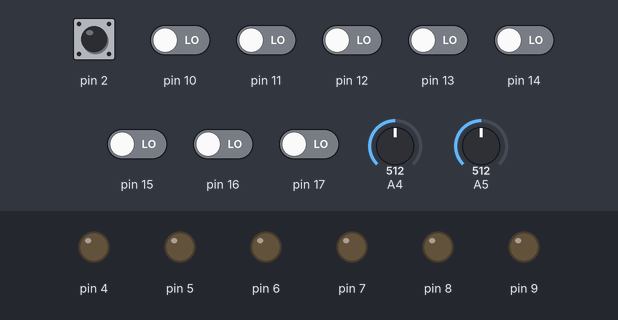
This sketch was run on a simulated Arduino Uno, built with avr-gcc and run on an emulated ATmega328P. Parts: output pins drawn as LEDs (lit = HIGH). Inputs (shaded band) come from the test bench; at power-on: pin 2 HIGH, pin 10–17 LOW, A5 = 512, A4 = 512.

Above: at 1.2 s.
1.3 s: pin 11 driven HIGH
At 4.1 s:
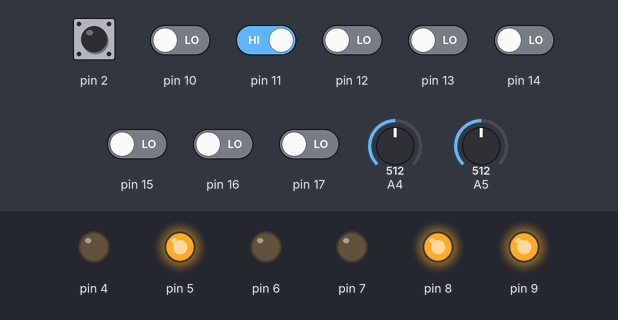
4.3 s: A5 set to 703
7.3 s: A5 set to 733
At 7.9 s:
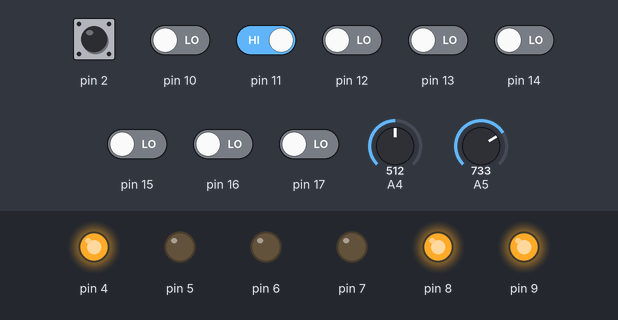
8.8 s: A5 set to 716
At 9.6 s:
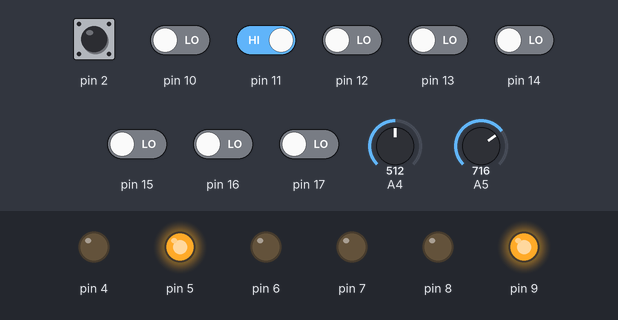
11.8 s: A5 set to 900
At 12.5 s:
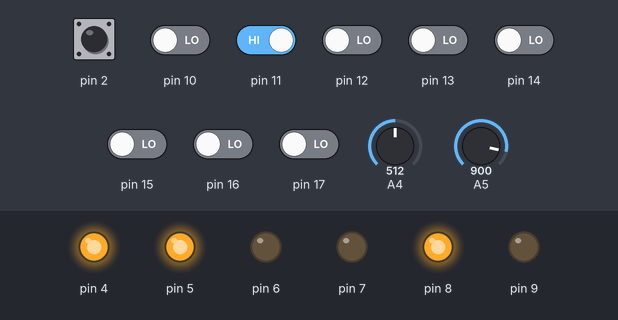
Timing chart, 0 to 14.3 s (numbered marks = the images above; inputs shaded):
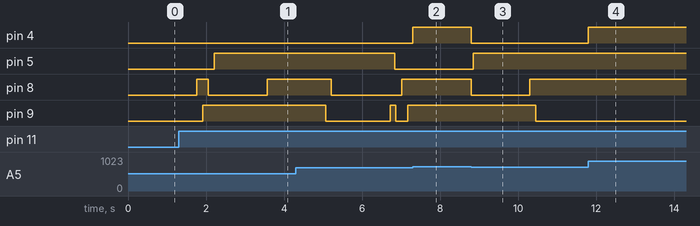

The sketch:

Elevator-System.ino
```cpp
int thresholds[8]={894,911,929,822,837,852,761,719};
char keypad_b[8]={'1','2','3','4','5','6','7','0'};

byte target_floor,current_floor,weight,turn_right_counter,turn_left_counter,stored_switch,floors=0;
bool target_floors[8]={false,false,false,false,false,false,false,false};
unsigned long prev,prev_switches,current,prev_leds=0;
bool stopped_flag,stored_flag=false;


void setup() {
DDRD = 0B11110000;
DDRB = 0B00000011;
attachInterrupt(digitalPinToInterrupt(2), GET_WEIGHT,CHANGE); //use interupt
}

void loop() {
current=millis();
if((unsigned long)current-prev_switches>200)
  checkKeys();
READ_KEYBAD();
if((unsigned long)current-prev_leds>200)
  Display_floor(current_floor);
Move_OR_Not();
}


void Elevator_Movement(){
UpdateTargetFloor();
if(current_floor<target_floor&&turn_right_counter<4)
  {
  prev=current;
  turn_right_counter++;
    Turn_Clock_Wise();
  if(turn_right_counter==4)
  {
   current_floor++;
   turn_right_counter=0;
  }
  }
else if(current_floor>target_floor&&turn_left_counter<4)
{
  prev=current;
  turn_left_counter++;
  Turn_anti_Clock_Wise();
if(turn_left_counter==4)
  {
   current_floor--;
   turn_left_counter=0;
  }
}
else if(current_floor==target_floor&&!stopped_flag)
  {
  stopped_flag=true;
  target_floors[current_floor]=false;
  if(floors !=0)
	floors--;
  }
else;

}

void UpdateTargetFloor(){
byte targetup,targetdown=0;
for(int i=0;i<8;i++)
  if(target_floors[i]==true)
  {
   targetup=i;
   break;
  }
for(int i=7;i>=0;i--)
 if(target_floors[i]==true)
  {
  targetdown=i;
  break;
  }
if(abs(current_floor-targetup)<abs(current_floor-targetdown))
target_floor=targetup;
else if(abs(current_floor-targetup)>abs(current_floor-targetdown))
target_floor=targetdown;
else if(targetup==targetdown&&floors!=0)
target_floor=targetup;
}
void Move_OR_Not(){
GET_WEIGHT();
if(weight<70)
{
  if ((unsigned long)current-prev>150&&!stopped_flag)
  Elevator_Movement();
  if(stopped_flag&&(unsigned long)current-prev<1500);
    else stopped_flag=false;
PORTD &=0B11101111;
}
else PORTD |=0B00010000;
}

void GET_TARGET_FLOOR(){
for(int i=0;i<8;i++)
{
if (target_floors[i]==true)
{
target_floor=i;
stopped_flag=false;
break;
}
}
}
void READ_KEYBAD(){
int Val=analogRead(A4);
for (int i=0;i<8;i++)
{
  if(Val-thresholds[i]==0)
  {
   int floor=(int)keypad_b[i];
   target_floors[floor-48]=true;
   GET_TARGET_FLOOR();
	floors++;
  }
}
}

void GET_WEIGHT(){
weight = map(analogRead(A5),0,1023,0,100);}

void Turn_anti_Clock_Wise(){
switch(turn_left_counter){
case 1:
PORTB = 0B00000011;
break;
case 2:
PORTB = 0B00000001;
break;
case 3:
PORTB = 0B00000000;
break;
case 4:
PORTB = 0B00000010;
break;
}
}

void Turn_Clock_Wise(){
switch(turn_right_counter){
case 1:
PORTB = 0B00000000;
break;
case 2:
PORTB = 0B00000001;
break;
case 3:
PORTB = 0B00000011;
break;
case 4:
PORTB = 0B00000010;
break;
}
}

void Display_floor(int number){
prev_leds=current;
PORTD &=0B00011111;
switch (number)
{
case 0:
PORTD |=0B00001111;
break;
case 1:
PORTD |=0B00100000;
break;
case 2:
PORTD |=0B01000000;
break;
case 3:
PORTD |=0B01100000;
break;
case 4:
PORTD  |=0B10000000;
break;
case 5:
PORTD |=0B10100000;
break;
case 6:
PORTD |=0B11000000;
break;
case 7:
PORTD |=0B11111111;
break;
default:
PORTD |=0B00011111;
}
}
void checkKeys(){
prev_switches=current;
int switch_floor=0;
for (int i=10;i<=17;i++)
{
 if(digitalRead(i)==HIGH)
   {
	switch_floor=i;
  if(!stored_flag)
  {
  stored_switch=switch_floor;
  stored_flag=true;
  }
  else{
  if(stored_switch==switch_floor)
    {
    switch(i){
    case 10:
    target_floors[0]=true;
    break;
    case 11:
    target_floors[1]=true;
    break;
    case 12:
    target_floors[2]=true;
    break;
    case 13:
    target_floors[3]=true;
    break;
    case 14:
    target_floors[4]=true;
    break;
    case 15:
    target_floors[5]=true;
    break;
    case 16:
    target_floors[6]=true;
    break;
    case 17:
    target_floors[7]=true;
    break;
    }
	floors++;
    stored_flag=false;
    }
    else{
    stored_flag=false;
    }
  }
}
}
}
```

Measured:
- the behaviour switches between 716 and 717 on A5 (found by bisection; images 1 and 2)
- after the input at 1.3 s, pin 5: LOW → HIGH after 0.91 s; pin 8: LOW → HIGH after 0.46 s, → LOW 0.30 s later, → HIGH 1.5 s later; pin 9: LOW → HIGH after 0.61 s
- after the input at 7.3 s, pin 4: LOW → HIGH at once; pin 5: stays LOW (without the input it goes to HIGH after 0.14 s); pin 8: stays HIGH (without the input it goes to LOW after 0.02 s)
- after the input at 8.8 s, pin 4: HIGH → LOW at once; pin 5: LOW → HIGH after 0.05 s; pin 8: HIGH → LOW at once, → HIGH 1.5 s later; pin 9: HIGH → LOW after 1.7 s
- after the input at 11.8 s, pin 4: LOW → HIGH at once; pin 5: stays HIGH (without the input it goes to LOW after 1.7 s); pin 8: stays HIGH (without the input it goes to LOW after 0.15 s); pin 9: stays LOW (without the input it goes to HIGH after 1.7 s)
